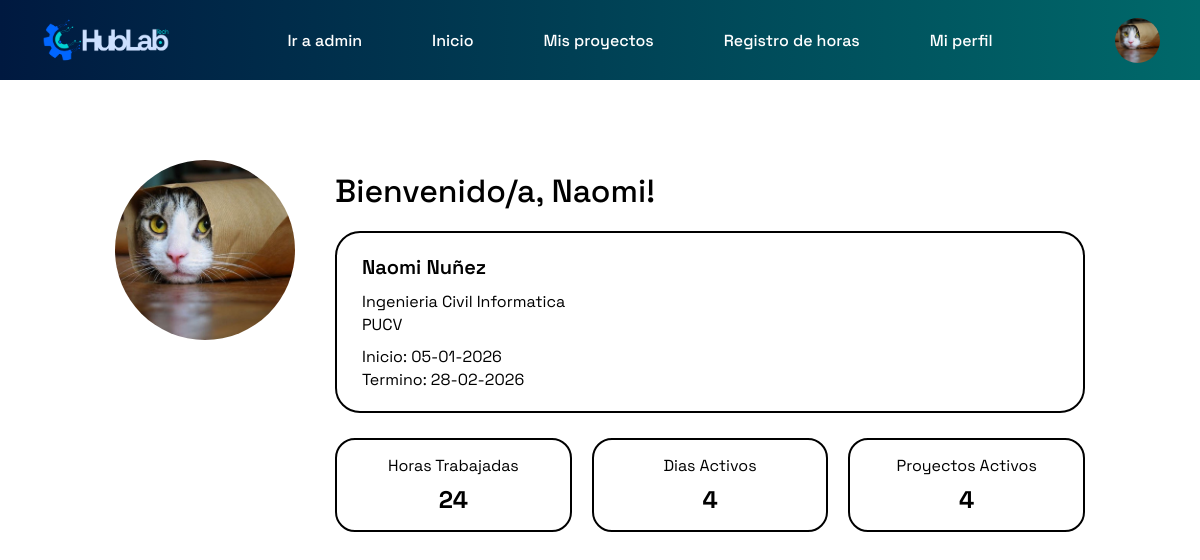
The page / (signed in) on the database its author committed.
### core/models.py (models this page shows, shortened)
class Practicante(models.Model):
    id = models.UUIDField(primary_key=True, default=uuid.uuid4, editable=False)
    user = models.OneToOneField(User, on_delete=models.CASCADE)
    rut = models.CharField(max_length=12, unique=True, null=True, blank=True)
    universidad = models.CharField(max_length=255, null=True, blank=True)
    carrera = models.CharField(max_length=255, null=True, blank=True)
    fecha_nacimiento = models.DateField(blank=True, null=True)
    fecha_inicio_practica = models.DateField(null=True, blank=True)
    fecha_termino_practica = models.DateField(null=True, blank=True)
    horas_requeridas = models.IntegerField(null=True, blank=True)
    celular = models.CharField(max_length=15, blank=True, null=True)
    es_controller = models.BooleanField(default=False)
    activo = models.BooleanField(default=True)
    foto_perfil = models.ImageField(upload_to="perfiles/", null=True, blank=True)
    fecha_creacion = models.DateTimeField(auto_now_add=True)

### core/views.py (the view)
# urls.py: path("", inicio, name="home"),
@login_required
def inicio(request):
    user = request.user
    if request.user.is_superuser:
        return redirect("admin_practicantes")
    practicante = Practicante.objects.get(user=user)
    jornadas = RegistroJornada.objects.filter(usuario=user)
    total_segundos = 0
    for j in jornadas:
        if j.horas_trabajadas:
            total_segundos += j.horas_trabajadas.total_seconds()
    horas_totales = int(total_segundos // 3600)
    dias_activos = jornadas.filter(hora_entrada__isnull=False).count()
    proyectos_activos = (
        ParticipacionProyecto.objects
        .filter(usuario=request.user, proyecto__estado="Activo")
        .values("proyecto_id")
        .distinct()
        .count()
    )
    return render(request, "inicio.html", {
        "practicante": practicante,
        "horas_totales": horas_totales,
        "dias_activos": dias_activos,
        "proyectos_activos": proyectos_activos,
    })

### core/context_processors.py (called while the page is built)
def _get_practicante(request):
    if not request.user.is_authenticated or request.user.is_superuser:
        return None
    return Practicante.objects.filter(user=request.user).first()

def navbar_avatar(request):
    avatar_url = None
    if request.user.is_authenticated:
        if request.user.is_superuser:
            perfil = _get_perfil_admin(request)
            if perfil and getattr(perfil, "foto_perfil", None):
                avatar_url = perfil.foto_perfil.url
        else:
            pract = _get_practicante(request)
            if pract and getattr(pract, "foto_perfil", None):
                avatar_url = pract.foto_perfil.url
    return {"navbar_avatar_url": avatar_url}

def es_controller(request):
    pract = _get_practicante(request)
    es_ctrl = bool(pract and pract.es_controller)
    return {"es_controller": es_ctrl}

def es_admin_path(request):
    path_actual = request.path or ""
    return {"es_admin_path": path_actual.startswith("/panel/")}

### core/templates/inicio.html (shortened to what this page needs)
{% extends "base.html" %}
{% load static %}
{% block content %}
<div class="inicio-wrap">
  <div class="top-section">
    {% if practicante.foto_perfil %}
      <img src="{{ practicante.foto_perfil.url }}" class="avatar" alt="Foto perfil">
    {% else %}
      <img src="{% static 'images/default-avatar.png' %}" class="avatar" alt="Foto perfil">
    {% endif %}
    <div class="right-block">
      <h1 class="bienvenida">
        Bienvenido/a, {{ request.user.first_name }}!
      </h1>
      <div class="perfil-card">
        <div class="perfil-nombre">
          {{ request.user.first_name }} {{ request.user.last_name }}
        </div>
        <div>{{ practicante.carrera }}</div>
        <div>{{ practicante.universidad }}</div>
        <div style="margin-top:10px;">
          Inicio: {{ practicante.fecha_inicio_practica|date:"d-m-Y" }}
        </div>
        <div>
          Termino: {{ practicante.fecha_termino_practica|date:"d-m-Y" }}
        </div>
      </div>
      <div class="stats">
        <div class="stat-box">
          <div class="stat-title">Horas Trabajadas</div>
          <div class="stat-num">{{ horas_totales }}</div>
        </div>
        <div class="stat-box">
          <div class="stat-title">Dias Activos</div>
          <div class="stat-num">{{ dias_activos }}</div>
        </div>
        <div class="stat-box">
          <div class="stat-title">Proyectos Activos</div>
          <div class="stat-num">{{ proyectos_activos }}</div>
        </div>
      </div>
    </div>
  </div>
</div>
{% endblock %}

### core/templates/base.html (style rules this page uses)
body { margin:0; font-family:'Space Grotesk', sans-serif; }

### core/templates/inicio.html (style rules this page uses)
.inicio-wrap { max-width:1100px; margin:0 auto; padding:30px 20px; box-sizing:border-box; }
.top-section { display:flex; align-items:flex-start; gap:40px; justify-content:center; }
.right-block { max-width:750px; width:100%; }
.bienvenida { font-size:32px; font-weight:500; margin-bottom:20px; text-align:left; }
.avatar { width:180px; height:180px; border-radius:50%; object-fit:cover; margin-top:10px; }
.perfil-card { border:2px solid #000; border-radius:25px; padding:20px 25px; font-size:16px; line-height:1.4; width:100%; box-sizing:border-box; }
.perfil-nombre { font-size:20px; font-weight:600; margin-bottom:10px; }
.stats { display:flex; justify-content:space-between; gap:20px; margin-top:25px; width:100%; }
.stat-box { border:2px solid #000; border-radius:20px; padding:15px 20px; text-align:center; flex:1; }
.stat-title { font-size:16px; margin-bottom:8px; }
.stat-num { font-size:24px; font-weight:700; }

### rows shown on the page
Practicante: foto_perfil (picture), carrera "Ingenieria Civil Informatica", universidad "PUCV", fecha_inicio_practica "05-01-2026", fecha_termino_practica "28-02-2026"

### other values the page prints
{{ request.user.first_name }} "Naomi"
{{ request.user.last_name }} "Nuñez"
{{ horas_totales }} "24"
{{ dias_activos }} "4"
{{ proyectos_activos }} "4"
